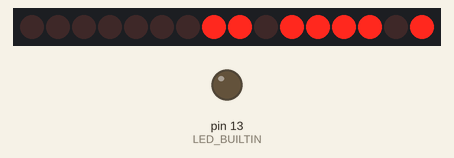
Simulated run of this sketch. Board: Arduino Uno, built with avr-gcc and run on an emulated ATmega328P. Shown: 16 shift-register outputs drawn as a row of LEDs (first output left, lit = HIGH), output pins drawn as LEDs (lit = HIGH). Wiring (inferred from the names in the program): 2 × shift register (74HC595): data pin 2; shift clock pin 3; latch pin 5. Wiring (inferred from the signals the program sends): row of LEDs: on Q0, Q1, Q2, Q3, Q4, Q5, Q6, Q7, Q8, Q9, Q10, Q11, Q12, Q13, Q14, Q15. Pins used as bus, display or sensor lines are not drawn.

Above: at 0.2 s.
At 3.2 s:
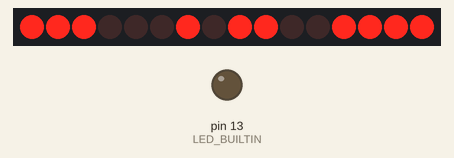
At 6.4 s:
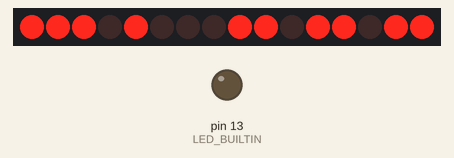
At 12.6 s:
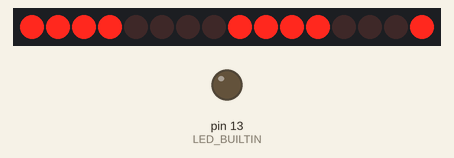
Timing chart, 0 to 14.1 s (numbered marks = the images above):
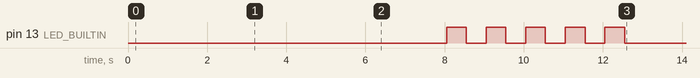

The sketch:

custom.ino
```cpp
#define SHIFT_DATA 2
#define SHIFT_CLK 3
#define SHIFT_DISPL 4
#define WRITE_ENABLE 5

// data for rows and columns
byte rData[] = { 0x80, 0x84, 0x82, 0x86, 0x81, 0x85, 0x83, 0x87, 0x40, 0x44, 0x42, 0x46, 0x41, 0x45, 0x43, 0x47, 0x20, 0x24, 0x22, 0x26, 0x21, 0x25, 0x23, 0x27, 0x10, 0x14, 0x12, 0x16, 0x11, 0x15, 0x13, 0x17, 0x8, 0xC, 0xA, 0xE, 0x9, 0xD, 0xB, 0xF };
byte cData[] = { 0xBD, 0xC3, 0xA5, 0x3C, 0x3C, 0xBD, 0x81, 0xDB, 0xE7, 0xDB, 0xBD, 0x0, 0xEF, 0xEF, 0xED, 0xF3, 0x99, 0x66, 0x7E, 0x7E, 0x7E, 0xBD, 0xDB, 0xE7, 0xDB, 0xE7, 0xDB, 0xA5, 0x66, 0x66, 0xA5, 0xDB, 0xF7, 0xF3, 0xF5, 0xF6, 0x8F, 0x77, 0x77, 0x8F };

void setup() {
  // pins initial state setup
  pinMode(SHIFT_DATA, OUTPUT);
  pinMode(SHIFT_CLK, OUTPUT);
  pinMode(SHIFT_DISPL, OUTPUT);
  pinMode(WRITE_ENABLE, OUTPUT);
  pinMode(LED_BUILTIN, OUTPUT);

  // enable chip write
  digitalWrite(SHIFT_DISPL, LOW);
  digitalWrite(WRITE_ENABLE, HIGH);

  // write each data word
  for (int addIt = 0; addIt < 40; addIt += 1) {
    shiftOut(SHIFT_DATA, SHIFT_CLK, MSBFIRST, cData[addIt]);
    shiftOut(SHIFT_DATA, SHIFT_CLK, MSBFIRST, rData[addIt]);
    digitalWrite(SHIFT_DISPL, HIGH);
    digitalWrite(SHIFT_DISPL, LOW);
    delay(100);
    digitalWrite(WRITE_ENABLE, LOW);
    delay(1);
    digitalWrite(WRITE_ENABLE, HIGH);
    delay(100);
  }

  // blink build-in LED after data write
  for (int i = 0; i < 5; i += 1) {
    digitalWrite(LED_BUILTIN, HIGH);
    delay(500);
    digitalWrite(LED_BUILTIN, LOW);
    delay(500);
  }
}

void loop() {
}
```
